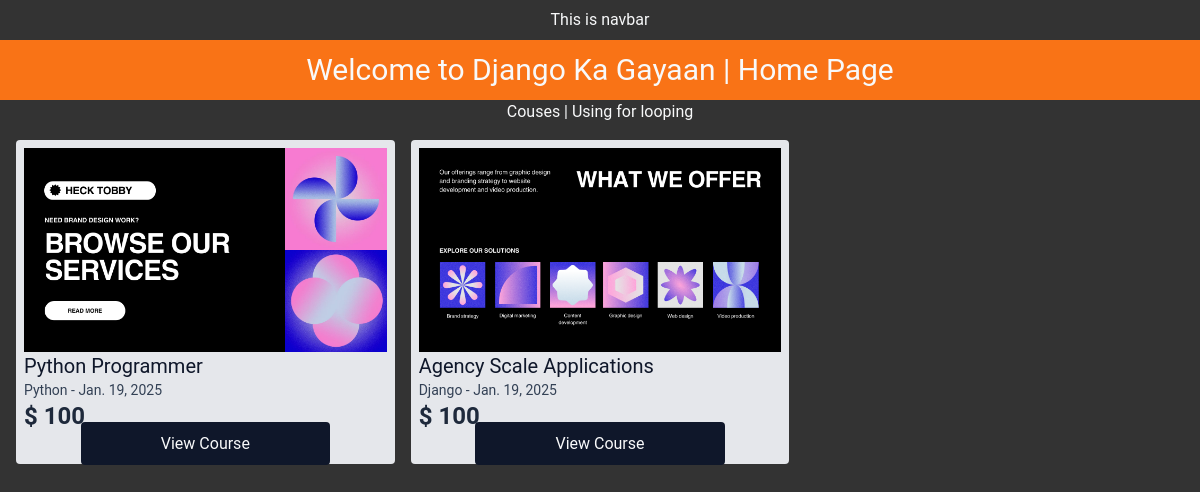
The page / on the database its author committed.
### first_app/models.py (models this page shows, shortened)
class Course_Category(models.Model):
  COURSE_CATEGORY = [
    ('Python', 'Python'),
    ('Django', 'Django'),
    ('React', 'React'),
    ('Angular', 'Angular'),
    ('Vue', 'Vue'),
    ('Nodejs', 'Nodejs'),
  ]
  name = models.CharField(max_length=100)
  image = models.ImageField(upload_to='courses/')                # for uploading image
  image2 = models.ImageField(upload_to='courses/', blank=True, null=True)  # optional second image
  image3 = models.ImageField(upload_to='courses/', blank=True, null=True)  # optional third image
  date_added = models.DateTimeField(default=timezone.now)
  category = models.CharField(max_length=8, choices=COURSE_CATEGORY, default='Python')
  category_description = models.TextField(max_length=500, blank=True, null=True)
  price = models.IntegerField(default=100)

### Django_Ka_Gayaan/views.py (the view)
# urls.py: 2. Add a URL to urlpatterns:  path('', views.home, name='home')
def home(request):
    categories = Course_Category.objects.all()
    return render(request, 'website/index.html', {'categories': categories})

### templates/website/index.html (shortened to what this page needs)
{% extends "layout/layout.html" %}
{% block content %}
    <h1 class="text-3xl bg-orange-500 py-3">Welcome to Django Ka Gayaan    |    Home Page</h1>
    <h2>Couses  | Using for looping</h2>
    <div class="grid grid-cols-3 gap-4 m-4">
        {% for category in categories%}
    <div class="bg-gray-200 p-2 rounded" >
                <div >
                    <img src="{{category.image.url}}" alt="" srcset="">
                </div>
                <h1 class="text-left text-xl text-slate-900">{{category.name}}</h1>
                <h1 class="text-left text-sm text-slate-700" >{{category.category }} - {{category.date_added.date}}</h1>
                {% if category.price %}
                    <p class="text-left text-slate-800 text-2xl font-bold text-slate-800">$ {{category.price}}</p>
                {% endif %}
                <a href="{% url 'course_id' category.id%}" class="bg-slate-900 w-full px-20 -my-2 py-3 rounded">View Course</a>
            </div>
        {% endfor %}
    </div>
{% endblock %}

### static/css/style.css (style rules this page uses)
body { background-color:#333; font-family: 'Roboto', sans-serif; font-size: 16px; line-height: 1.5; color: #f8f9fa; margin: 0; padding: 0; text-align: center; }

### rows shown on the page
Course_Category: image (picture), name "Python Programmer", category "Python", date_added "Jan. 19, 2025", price "100"
Course_Category: image (picture), name "Agency Scale Applications", category "Django", date_added "Jan. 19, 2025", price "100"
